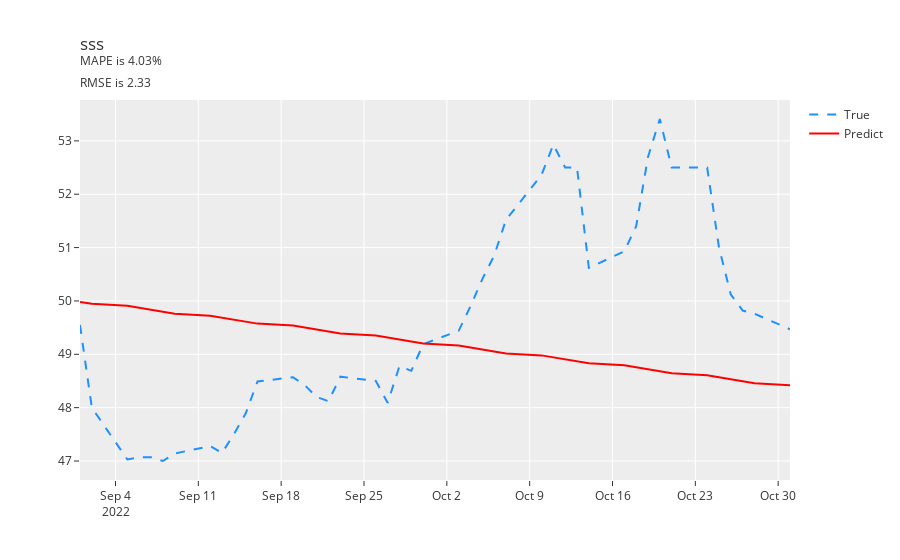

Notebook code cell kept with this figure:
### Code cell
compare_value(y_test, preds, 'sss')
